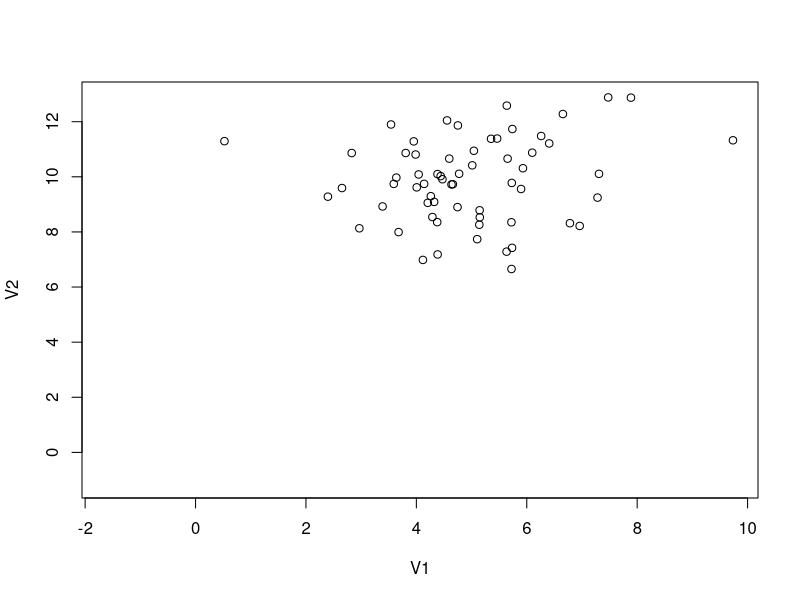

The R source for this figure:
## Generate data from a multivariate normal

library(MASS)


p_1 = 0.4
p_2 = 0.4
p_3=0.2


mu_1=c(1,1)
sigma1=matrix(c(1,0,0,1),ncol=2,byrow=TRUE)

mu_2=c(5,10)
sigma2=matrix(c(2,0.5,0.5,2),ncol=2,byrow=TRUE)


n=100

#library(MASS)
c1=matrix(c(NA,NA),ncol=2,nrow=n)
c2=matrix(c(NA,NA),ncol=2,nrow=n)

prob=vector(length=n)
for(i in 1:n){
  prob[i]=runif(1,0,1)
  if (prob[i]<=0.4) {
    c1[i,] = mvrnorm(1,mu_1,sigma1)
  } else{
    c2[i,] = mvrnorm(1,mu_2,sigma2)
  }
}

c1v2=as.data.frame(c1[complete.cases(c1),])
c2v2=as.data.frame(c2[complete.cases(c2),])


c1v2$group=rep("0",nrow(c1v2))
c2v2$group=rep("1",nrow(c2v2)) 

datasim=rbind(c1v2,c2v2)
plot(datasim[,1:2],col=datasim$group)

write.csv(datasim$group,"trueclass.csv")
write.csv(datasim[,1:2],"input_sim_data.csv")


